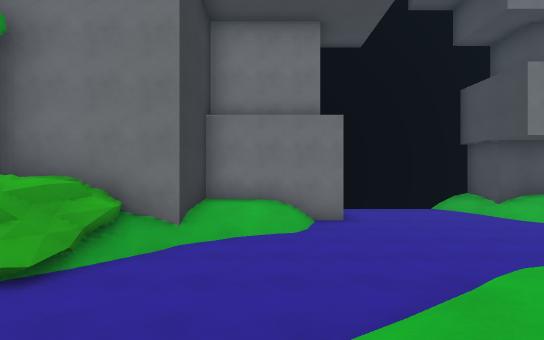
view 1 (above)

16 first-person views from a walk through a Godot game level. The camera is 1.4 m above the floor, looks level and sees 85° across. The floor is counted in squares, 2 m on a side. Each view is taken from the middle of a square. On the plan, view 1 faces up. The plan holds only what a view shows up to about 10 squares ahead; the rest is blank. The place goes on beyond the plan. Surface patterns are stand-ins for the level's own textures.

view 2
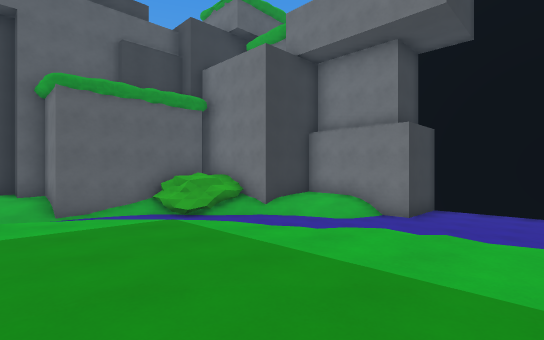

view 3
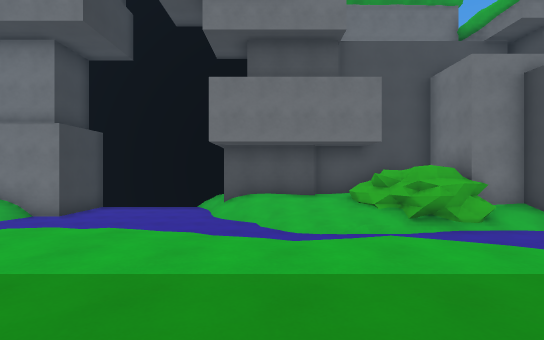

view 4
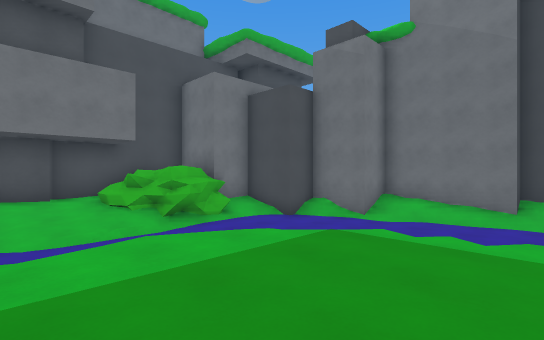

view 5
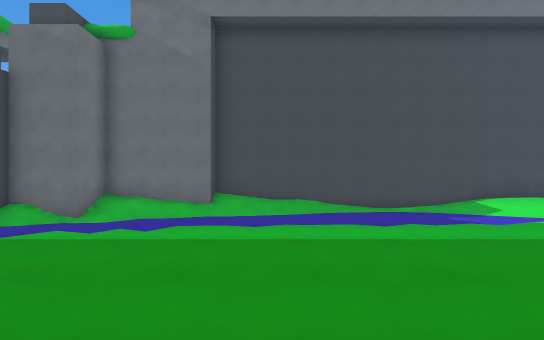

view 6
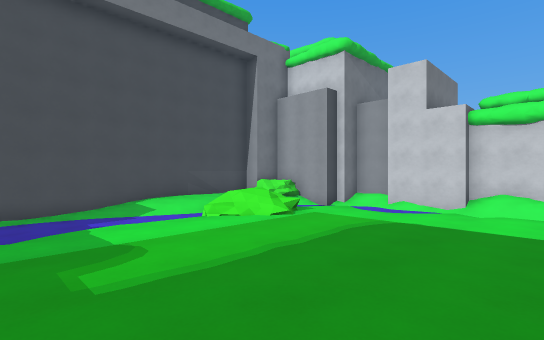

view 7
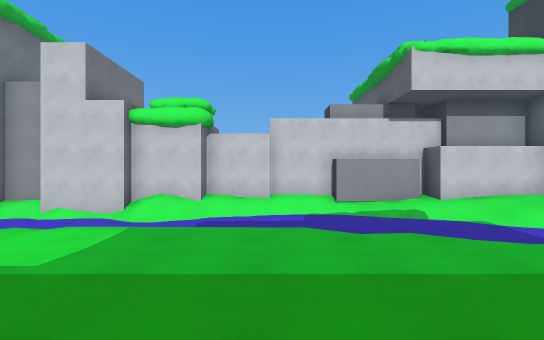

view 8
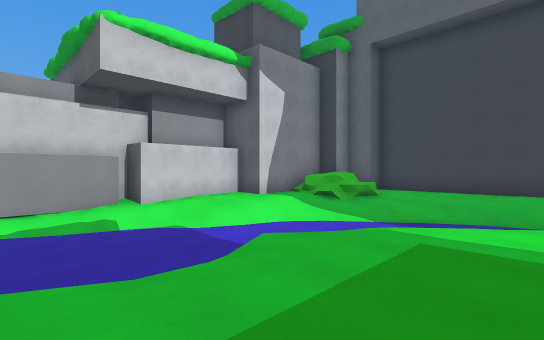

view 9
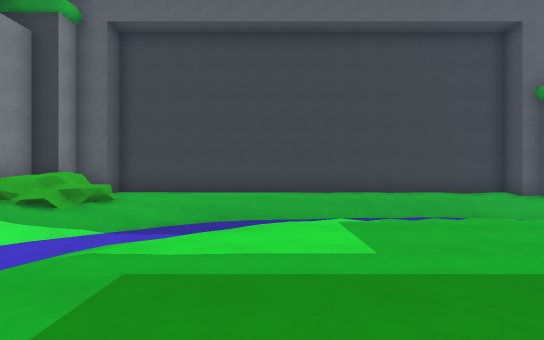

view 10
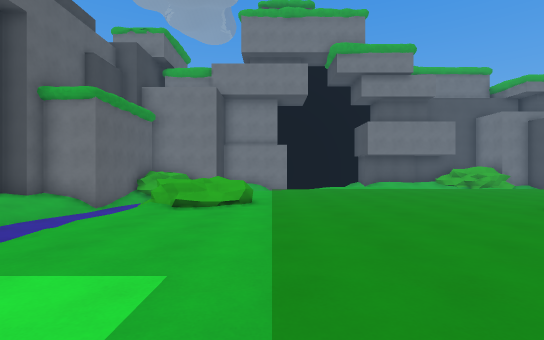

view 11
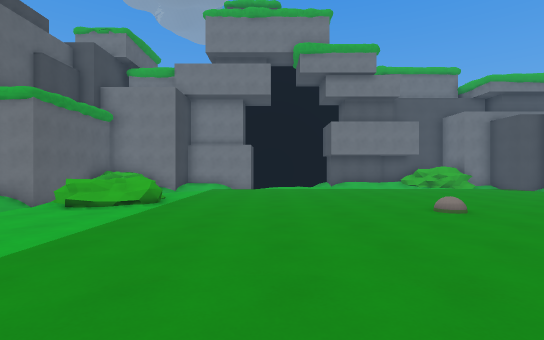

view 12
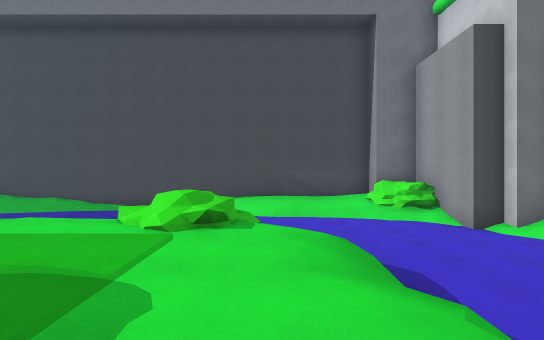

view 13
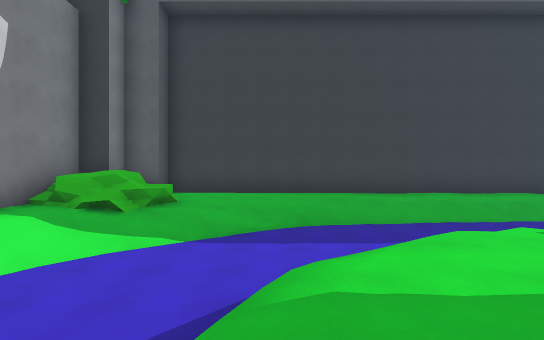

view 14
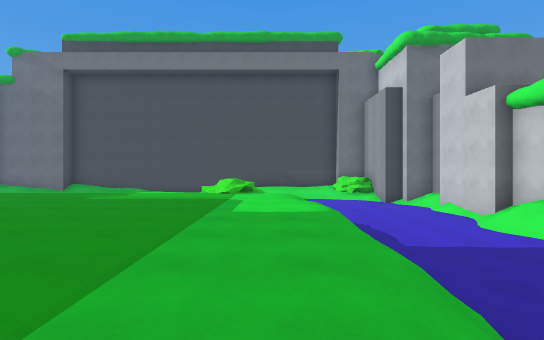

view 15
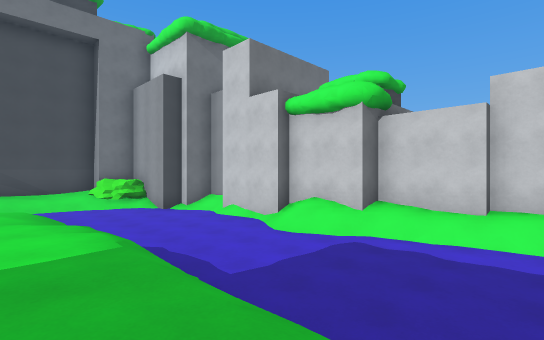

view 16
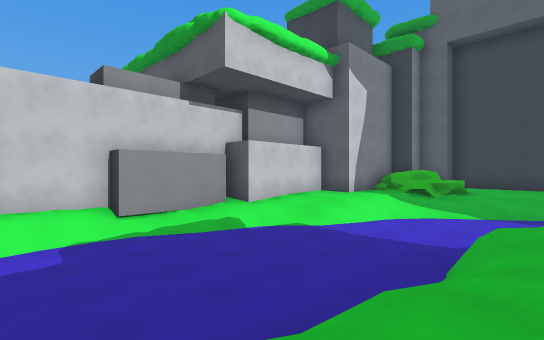

### Floor plan
Key: @ floor where view 1 was taken; # wall or solid block; . main floor; : floor 1.25 m higher than the main floor; + floor 1.75 m higher than the main floor; / step, stairs or slope; = window, fence, low wall or low ledge; ^ raised ledge.
Columns run from 7 left of view 1 to 18 right of it. Each row starts with its distance up from view 1.
 10          ######
  9          #.../######
  8      #####.../////=##
  7      #///.....////==###
  6   ####//.......///^^#/#
  5   #^^/................##
  4   ###.......       ....#
  3   #^#..../==/////   ...##
  2   #....////::://://  ../#
  1 ###.   //:::::::::// ...#
  0 #//.   @:::::::::::/  ..##
 -1 #//.   /:::::::::::/  ../#
 -2 #//.  ==:::::::::::/  ../#
 -3 #/.. /==:::::::::::/  ../#
 -4 #/.. /:::::::+::::::  ...#
 -5 #/.. =::::::::::::::  ...#
 -6 #/.. /::::::::::::::/ ...#
 -7 #//. =:::::::::::::// ...#
 -8 #//..=:::::::::::::/= ../#
 -9 #//..//::::::::::::/=  ./#
-10 #//...///::::::::::// .//#
-11 #://....=///////////...//#
-12 #:///..........//......//#
-13 ##==//................./##
-14  ##=////............../^#
-15  ####:////.....///...##
-16     #####//////#######
-17         ########

Positions as (right, up) in squares from view 1, and headings:
1: (0, 0), facing up
2: (5, -1), facing up-left
3: (8, -1), facing up
4: (8, -1), facing up-right
5: (8, -2), facing right
6: (8, -5), facing down-right
7: (6, -7), facing down
8: (4, -8), facing down-left
9: (3, -8), facing left
10: (1, -9), facing up
11: (3, -9), facing up
12: (8, -10), facing right
13: (2, -10), facing left
14: (3, -10), facing right
15: (5, -10), facing down-right
16: (6, -10), facing down-left
